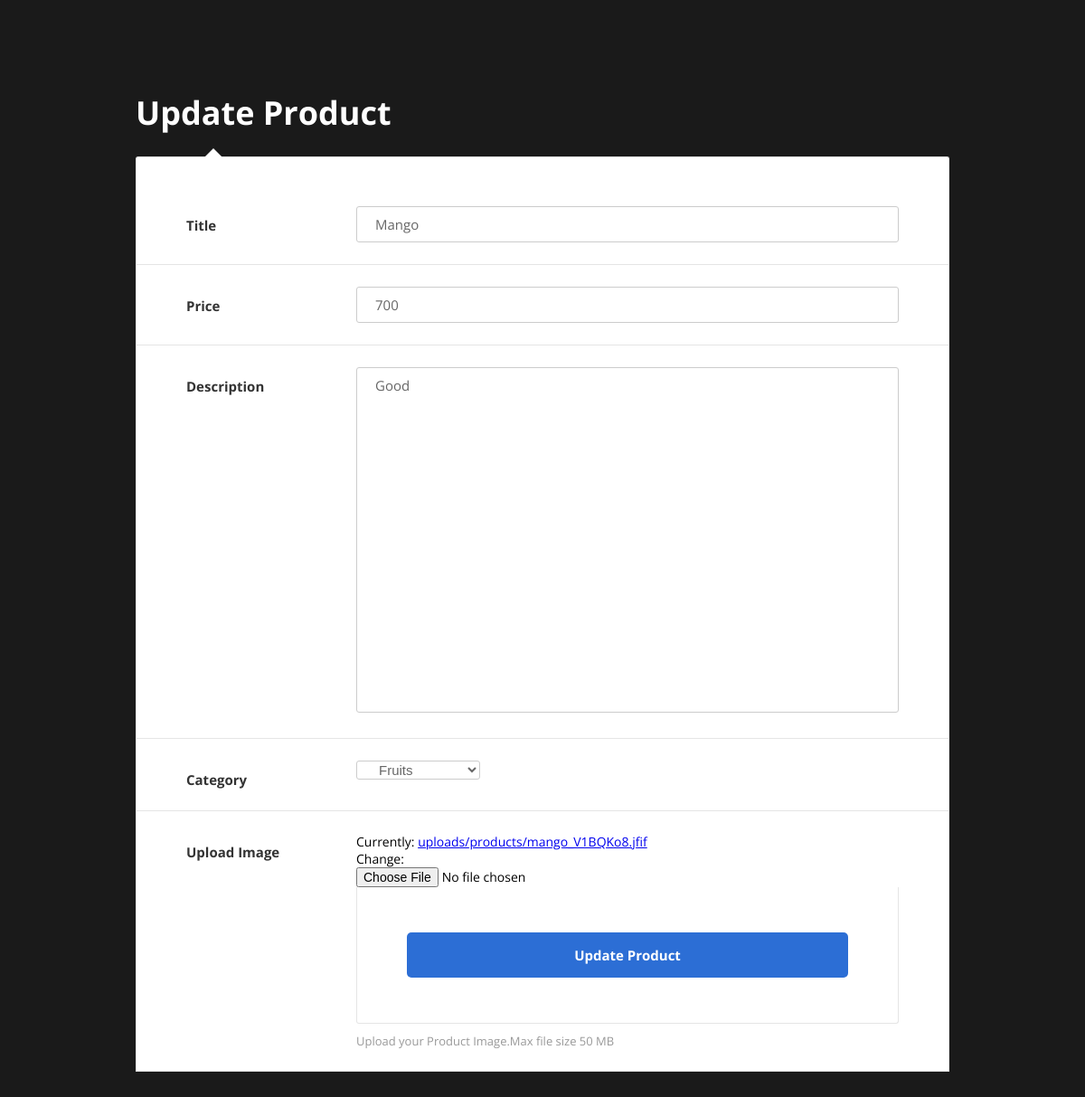
/product_update/15/ (signed in), run on the app's committed database.
### Base/models/product.py (models this page shows, shortened)
class Product(models.Model):
    title = models.CharField(max_length=250)
    description = models.TextField(max_length=250, blank=True, null=True)
    image = models.ImageField(upload_to='uploads/products/')
    price = models.IntegerField(default=0)
    created = models.DateTimeField(auto_now_add=True)
    category = models.ForeignKey(Categorie, on_delete=models.CASCADE, default=1)
    quantity = models.IntegerField(default=1)
    user = models.ForeignKey(User, on_delete=models.CASCADE, blank=True, null=True)
    class Meta:
        ordering = ['created']

### Base/views/productupdate.py (the view, shortened to what this page needs)
# urls.py: path('product_update/<int:pk>/',ProductUpdate.as_view(),name='product_update'),
class ProductUpdate(LoginRequiredMixin, UpdateView):
    model = Product
    template_name = 'base/product_update.html'
    fields = ['title', 'description', 'image', 'price', 'category']
    success_url = reverse_lazy('products')

### Base/models/categorie.py (called while the page is built)
    def __str__(self):
        return self.title

### Base/templates/Base/product_update.html (shortened to what this page needs)
{% load static %}
{% load crispy_forms_tags %}
{% load widget_tweaks %}
<!DOCTYPE html>
<html lang="en">
<head>
    <link href="{%static 'update_product/css/main.css'%}" rel="stylesheet" media="all">
</head>
<body>
    <div class="page-wrapper bg-dark p-t-100 p-b-50">
        <div class="wrapper wrapper--w900">
            <div class="card card-6">
                <div class="card-heading">
                    <h2 class="title">Update Product</h2>
                </div>
                <div class="card-body">
                    <form method="POST" action="" enctype='multipart/form-data'>
                        <div class="form-row">
                            <div class="name">Title</div>
                            <div class="value">
                                {%render_field form.title  class="input--style-6"  placeholder="Title" name="Title" type="text" %}
                            </div>
                        </div>
                        <div class="form-row">
                            <div class="name">Price</div>
                            <div class="value">
                                {%render_field form.price  class="input--style-6"  placeholder="Price" name="Price" type="text" %}
                            </div>
                        </div>
                        <div class="form-row">
                            <div class="name">Description</div>
                            <div class="value">
                                <div class="input-group">
                                {%render_field form.description  class="input--style-6"  placeholder="Product Description" name="Product_Description" type="text" %}
                                </div>
                            </div>
                        </div>
                        <div class="form-row">
                        <div class="name">Category</div>
                            {%render_field form.category class="input--style-6" name="Product_Category" type="text" %}
                        </div>
                        <div class="form-row">
                            <div class="name">Upload Image</div>
                            <div class="value">
                                <div class="input-group js-input-file">
                                    {%render_field form.image  class="label--file"  name="file_image" id="file"%}
                                </div>
                                <div class="card-footer">
                                 <input class="btn btn--radius-2 btn--blue-2" type="submit" value="Update Product">
                              </div>
                                <div class="label--desc">Upload your Product Image.Max file size 50 MB</div>
                            </div>
                        </div>
                    </form>
                </div>
            </div>
        </div>
    </div>
</body>
</html>

### Base/static/update_product/css/main.css (style rules this page uses)
.form-row { display: -webkit-box; display: -webkit-flex; display: -moz-box; display: -ms-flexbox; display: flex; -webkit-flex-wrap: wrap; -ms-flex-wrap: wrap; flex-wrap: wrap; -webkit-box-align: start; -webkit-align-items: flex-start; -moz-box-align: start; -ms-flex-align: start; align-items: flex-start; padding: 24px 55px; border-bottom: 1px solid #e5e5e5; }
.form-row .name { width: 188px; color: #333; font-size: 15px; font-weight: 700; margin-top: 11px; }
.form-row .value { width: -webkit-calc(100% - 188px); width: -moz-calc(100% - 188px); width: calc(100% - 188px); }
html { -webkit-box-sizing: border-box; -moz-box-sizing: border-box; box-sizing: border-box; }
* { padding: 0; margin: 0; }
*, *:before, *:after { -webkit-box-sizing: inherit; -moz-box-sizing: inherit; box-sizing: inherit; }
body, h1, h2, h3, h4, h5, h6, blockquote, p, pre, dl, dd, ol, ul, figure, hr, fieldset, legend { margin: 0; padding: 0; }
.page-wrapper { min-height: 100vh; }
body { font-family: "Open Sans", "Arial", "Helvetica Neue", sans-serif; font-weight: 400; font-size: 14px; }
h1, h2, h3, h4, h5, h6 { font-weight: 400; }
h2 { font-size: 30px; }
.bg-dark { background: #1a1a1a; }
.p-t-100 { padding-top: 100px; }
.p-b-50 { padding-bottom: 50px; }
.wrapper { margin: 0 auto; }
.wrapper--w900 { max-width: 900px; }
.btn { display: inline-block; line-height: 50px; padding: 0 30px; -webkit-transition: all 0.4s ease; -o-transition: all 0.4s ease; -moz-transition: all 0.4s ease; transition: all 0.4s ease; cursor: pointer; font-size: 15px; text-transform: capitalize; font-weight: 700; color: #fff; font-family: inherit; }
.btn--radius-2 { -webkit-border-radius: 5px; -moz-border-radius: 5px; border-radius: 5px; }
.btn--blue-2 { background: #2c6ed5; }
input, textarea { outline: none; margin: 0; border: none; -webkit-box-shadow: none; -moz-box-shadow: none; box-shadow: none; width: 100%; font-size: 14px; font-family: inherit; }
textarea { resize: none; }
.input-group { position: relative; margin: 0; }
.input--style-6, .textarea--style-6 { background: transparent; line-height: 38px; border: 1px solid #cccccc; -webkit-border-radius: 3px; -moz-border-radius: 3px; border-radius: 3px; color: #666; font-size: 15px; -webkit-transition: all 0.4s ease; -o-transition: all 0.4s ease; -moz-transition: all 0.4s ease; transition: all 0.4s ease; padding: 0 20px; }
.label--desc { font-size: 13px; color: #999; margin-top: 10px; }
.title { font-size: 36px; font-weight: 700; text-align: left; color: #fff; margin-bottom: 24px; }
.card { -webkit-border-radius: 3px; -moz-border-radius: 3px; border-radius: 3px; background: #fff; }
.card-6 { background: transparent; }
.card-6 .card-heading { background: transparent; }
.card-6 .card-body { background: #fff; position: relative; border: 1px solid #e5e5e5; border-bottom: none; padding: 30px 0; padding-bottom: 0; -webkit-border-top-left-radius: 3px; -moz-border-radius-topleft: 3px; border-top-left-radius: 3px; -webkit-border-top-right-radius: 3px; -moz-border-radius-topright: 3px; border-top-right-radius: 3px; }
.card-6 .card-body:before { bottom: 100%; left: 75px; border: solid transparent; content: ""; height: 0; width: 0; position: absolute; pointer-events: none; border-color: rgba(255, 255, 255, 0); border-bottom-color: #fff; border-width: 10px; }
.card-6 .card-footer { background: #fff; border: 1px solid #e5e5e5; border-top: none; -webkit-border-bottom-left-radius: 3px; -moz-border-radius-bottomleft: 3px; border-bottom-left-radius: 3px; -webkit-border-bottom-right-radius: 3px; -moz-border-radius-bottomright: 3px; border-bottom-right-radius: 3px; padding: 50px 55px; }

### data on the page
Product: title "Mango", price "700", description "Good", category "Fruits"
